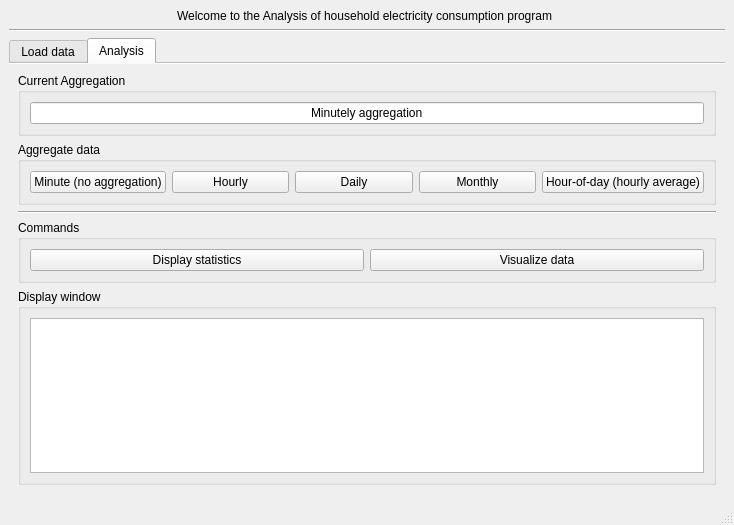
<?xml version="1.0" encoding="UTF-8"?>
<ui version="4.0">
 <class>MainWindow</class>
 <widget class="QMainWindow" name="MainWindow">
  <property name="geometry">
   <rect>
    <x>0</x>
    <y>0</y>
    <width>734</width>
    <height>525</height>
   </rect>
  </property>
  <property name="windowTitle">
   <string>MainWindow</string>
  </property>
  <widget class="QWidget" name="centralwidget">
   <layout class="QVBoxLayout" name="verticalLayout">
    <item alignment="Qt::AlignHCenter">
     <widget class="QLabel" name="header">
      <property name="text">
       <string>Welcome to the Analysis of household electricity consumption program </string>
      </property>
     </widget>
    </item>
    <item>
     <widget class="Line" name="line">
      <property name="orientation">
       <enum>Qt::Horizontal</enum>
      </property>
     </widget>
    </item>
    <item>
     <widget class="QTabWidget" name="tabWidget">
      <property name="tabPosition">
       <enum>QTabWidget::North</enum>
      </property>
      <property name="tabShape">
       <enum>QTabWidget::Rounded</enum>
      </property>
      <property name="currentIndex">
       <number>1</number>
      </property>
      <property name="documentMode">
       <bool>true</bool>
      </property>
      <property name="movable">
       <bool>true</bool>
      </property>
      <property name="tabBarAutoHide">
       <bool>true</bool>
      </property>
      <widget class="QWidget" name="tab_1">
       <attribute name="title">
        <string>Load data</string>
       </attribute>
       <attribute name="toolTip">
        <string>Select this tab to load data</string>
       </attribute>
       <layout class="QVBoxLayout" name="verticalLayout_2">
        <item>
         <widget class="QGroupBox" name="error_box">
          <property name="statusTip">
           <string/>
          </property>
          <property name="title">
           <string>Errorhandling</string>
          </property>
          <layout class="QHBoxLayout" name="horizontalLayout_3">
           <item>
            <widget class="QComboBox" name="error_dropmenu">
             <property name="toolTip">
              <string>Click to select errorhandling mode</string>
             </property>
             <property name="statusTip">
              <string>Click to select errorhandling mode</string>
             </property>
             <property name="layoutDirection">
              <enum>Qt::LeftToRight</enum>
             </property>
             <item>
              <property name="text">
               <string>Forward fill (replace corrupt measurement with latest valid measurement)</string>
              </property>
             </item>
             <item>
              <property name="text">
               <string>Backward fill (replace corrupt measurement with next valid measurement)</string>
              </property>
             </item>
             <item>
              <property name="text">
               <string>Drop (delete corrupted measurements)</string>
              </property>
             </item>
            </widget>
           </item>
          </layout>
         </widget>
        </item>
        <item>
         <widget class="QGroupBox" name="loadfile_box">
          <property name="title">
           <string>Filename</string>
          </property>
          <layout class="QHBoxLayout" name="horizontalLayout">
           <item>
            <widget class="QLineEdit" name="loadfile_input">
             <property name="toolTip">
              <string>Please enter a filename</string>
             </property>
             <property name="statusTip">
              <string>Please enter a filename in this box</string>
             </property>
             <property name="placeholderText">
              <string>Please enter the name of the datafile. Ex: 2008.csv</string>
             </property>
            </widget>
           </item>
           <item>
            <widget class="QPushButton" name="loadfile_btn">
             <property name="toolTip">
              <string>Click to load data</string>
             </property>
             <property name="statusTip">
              <string>Click to load data from filename</string>
             </property>
             <property name="text">
              <string>Load data</string>
             </property>
            </widget>
           </item>
          </layout>
         </widget>
        </item>
        <item>
         <widget class="QGroupBox" name="drop_box">
          <property name="title">
           <string>Drag and Drop</string>
          </property>
          <layout class="QHBoxLayout" name="horizontalLayout_2">
           <item>
            <widget class="QPlainTextEdit" name="drop_input">
             <property name="acceptDrops">
              <bool>true</bool>
             </property>
             <property name="toolTip">
              <string>Drag a file into this box to load it</string>
             </property>
             <property name="statusTip">
              <string>Drag a file into this box to load it</string>
             </property>
             <property name="textInteractionFlags">
              <set>Qt::NoTextInteraction</set>
             </property>
             <property name="placeholderText">
              <string>Please drag a datafile into this box</string>
             </property>
            </widget>
           </item>
          </layout>
         </widget>
        </item>
       </layout>
      </widget>
      <widget class="QWidget" name="tab_2">
       <attribute name="title">
        <string>Analysis</string>
       </attribute>
       <attribute name="toolTip">
        <string>Select this tab to analyze data</string>
       </attribute>
       <layout class="QVBoxLayout" name="verticalLayout_3">
        <item>
         <widget class="QGroupBox" name="aggcurrent_box">
          <property name="title">
           <string>Current Aggregation</string>
          </property>
          <layout class="QVBoxLayout" name="verticalLayout_4">
           <item>
            <widget class="QLineEdit" name="aggcurrent_line">
             <property name="toolTip">
              <string>This is the current aggregation</string>
             </property>
             <property name="statusTip">
              <string>This box shows how the data is currently aggregated</string>
             </property>
             <property name="inputMask">
              <string/>
             </property>
             <property name="text">
              <string>Minutely aggregation</string>
             </property>
             <property name="alignment">
              <set>Qt::AlignCenter</set>
             </property>
             <property name="dragEnabled">
              <bool>false</bool>
             </property>
             <property name="readOnly">
              <bool>true</bool>
             </property>
             <property name="clearButtonEnabled">
              <bool>false</bool>
             </property>
            </widget>
           </item>
          </layout>
         </widget>
        </item>
        <item>
         <widget class="QGroupBox" name="agg_box">
          <property name="statusTip">
           <string>Click to aggregate for daily consumption</string>
          </property>
          <property name="title">
           <string>Aggregate data</string>
          </property>
          <layout class="QHBoxLayout" name="horizontalLayout_4">
           <item>
            <widget class="QPushButton" name="agg_min_btn">
             <property name="toolTip">
              <string>Click to aggregate</string>
             </property>
             <property name="statusTip">
              <string>Click to aggregate for minutely consumption</string>
             </property>
             <property name="text">
              <string>Minute (no aggregation)</string>
             </property>
            </widget>
           </item>
           <item>
            <widget class="QPushButton" name="agg_hour_btn">
             <property name="toolTip">
              <string>Click to aggregate</string>
             </property>
             <property name="statusTip">
              <string>Click to aggregate for hourly consumption</string>
             </property>
             <property name="text">
              <string>Hourly</string>
             </property>
            </widget>
           </item>
           <item>
            <widget class="QPushButton" name="agg_day_btn">
             <property name="toolTip">
              <string>Click to aggregate</string>
             </property>
             <property name="text">
              <string>Daily</string>
             </property>
            </widget>
           </item>
           <item>
            <widget class="QPushButton" name="agg_month_btn">
             <property name="toolTip">
              <string>Click to aggregate</string>
             </property>
             <property name="statusTip">
              <string>Click to aggregate for monthly consumption</string>
             </property>
             <property name="text">
              <string>Monthly</string>
             </property>
            </widget>
           </item>
           <item>
            <widget class="QPushButton" name="agg_hDay_btn">
             <property name="toolTip">
              <string>Click to aggregate</string>
             </property>
             <property name="statusTip">
              <string>Click to aggregate for the hourly average</string>
             </property>
             <property name="text">
              <string>Hour-of-day (hourly average)</string>
             </property>
            </widget>
           </item>
          </layout>
         </widget>
        </item>
        <item>
         <widget class="Line" name="line_2">
          <property name="orientation">
           <enum>Qt::Horizontal</enum>
          </property>
         </widget>
        </item>
        <item>
         <widget class="QGroupBox" name="cmd_box">
          <property name="title">
           <string>Commands</string>
          </property>
          <layout class="QHBoxLayout" name="horizontalLayout_6">
           <item>
            <widget class="QPushButton" name="stat_btn">
             <property name="toolTip">
              <string>Click to display statistics</string>
             </property>
             <property name="statusTip">
              <string>Click to display statistics based on currently aggregated data</string>
             </property>
             <property name="text">
              <string>Display statistics</string>
             </property>
            </widget>
           </item>
           <item>
            <widget class="QPushButton" name="plot_btn">
             <property name="toolTip">
              <string>Click to visualize data</string>
             </property>
             <property name="statusTip">
              <string>Click to visualize data in plots</string>
             </property>
             <property name="text">
              <string>Visualize data</string>
             </property>
            </widget>
           </item>
          </layout>
         </widget>
        </item>
        <item>
         <widget class="QGroupBox" name="display_box">
          <property name="title">
           <string>Display window</string>
          </property>
          <layout class="QHBoxLayout" name="horizontalLayout_5">
           <item>
            <widget class="QPlainTextEdit" name="display_window">
             <property name="toolTip">
              <string>This window will display any messages given</string>
             </property>
             <property name="statusTip">
              <string>This window will display any messages given</string>
             </property>
             <property name="readOnly">
              <bool>true</bool>
             </property>
             <property name="textInteractionFlags">
              <set>Qt::NoTextInteraction</set>
             </property>
            </widget>
           </item>
          </layout>
         </widget>
        </item>
       </layout>
      </widget>
     </widget>
    </item>
   </layout>
  </widget>
  <widget class="QMenuBar" name="menubar">
   <property name="geometry">
    <rect>
     <x>0</x>
     <y>0</y>
     <width>734</width>
     <height>21</height>
    </rect>
   </property>
  </widget>
  <widget class="QStatusBar" name="statusbar"/>
 </widget>
 <tabstops>
  <tabstop>tabWidget</tabstop>
  <tabstop>error_dropmenu</tabstop>
  <tabstop>loadfile_input</tabstop>
  <tabstop>loadfile_btn</tabstop>
  <tabstop>drop_input</tabstop>
  <tabstop>aggcurrent_line</tabstop>
  <tabstop>agg_min_btn</tabstop>
  <tabstop>agg_hour_btn</tabstop>
  <tabstop>agg_day_btn</tabstop>
  <tabstop>agg_month_btn</tabstop>
  <tabstop>agg_hDay_btn</tabstop>
  <tabstop>stat_btn</tabstop>
  <tabstop>plot_btn</tabstop>
  <tabstop>display_window</tabstop>
 </tabstops>
 <resources/>
 <connections/>
</ui>
